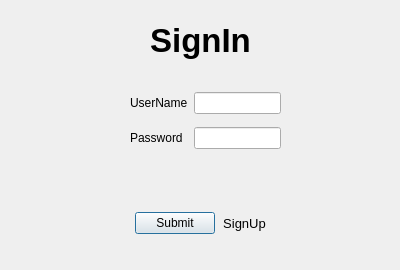
<?xml version="1.0" encoding="UTF-8"?>
<ui version="4.0">
 <class>LogIn</class>
 <widget class="QDialog" name="LogIn">
  <property name="geometry">
   <rect>
    <x>0</x>
    <y>0</y>
    <width>400</width>
    <height>270</height>
   </rect>
  </property>
  <property name="windowTitle">
   <string>Dialog</string>
  </property>
  <widget class="QLabel" name="label">
   <property name="geometry">
    <rect>
     <x>0</x>
     <y>10</y>
     <width>401</width>
     <height>61</height>
    </rect>
   </property>
   <property name="font">
    <font>
     <pointsize>25</pointsize>
     <bold>true</bold>
    </font>
   </property>
   <property name="text">
    <string>SignIn</string>
   </property>
   <property name="alignment">
    <set>Qt::AlignCenter</set>
   </property>
  </widget>
  <widget class="QWidget" name="horizontalLayoutWidget">
   <property name="geometry">
    <rect>
     <x>0</x>
     <y>180</y>
     <width>401</width>
     <height>87</height>
    </rect>
   </property>
   <layout class="QHBoxLayout" name="horizontalLayout">
    <property name="spacing">
     <number>8</number>
    </property>
    <property name="sizeConstraint">
     <enum>QLayout::SetDefaultConstraint</enum>
    </property>
    <item>
     <spacer name="horizontalSpacer">
      <property name="orientation">
       <enum>Qt::Horizontal</enum>
      </property>
      <property name="sizeHint" stdset="0">
       <size>
        <width>40</width>
        <height>20</height>
       </size>
      </property>
     </spacer>
    </item>
    <item>
     <widget class="QPushButton" name="submit">
      <property name="sizePolicy">
       <sizepolicy hsizetype="Fixed" vsizetype="Fixed">
        <horstretch>0</horstretch>
        <verstretch>0</verstretch>
       </sizepolicy>
      </property>
      <property name="text">
       <string>Submit</string>
      </property>
     </widget>
    </item>
    <item>
     <widget class="ClickableLabel" name="label_2">
      <property name="sizePolicy">
       <sizepolicy hsizetype="Fixed" vsizetype="Fixed">
        <horstretch>0</horstretch>
        <verstretch>0</verstretch>
       </sizepolicy>
      </property>
      <property name="font">
       <font>
        <pointsize>10</pointsize>
        <bold>false</bold>
       </font>
      </property>
      <property name="styleSheet">
       <string notr="true">QLabel:hover{
	color : blue;
	border-bottom-width: 1px;
border-bottom-style: solid;
border-radius: 0px;
font-weight : bold;
}</string>
      </property>
      <property name="text">
       <string>SignUp</string>
      </property>
      <property name="alignment">
       <set>Qt::AlignCenter</set>
      </property>
     </widget>
    </item>
    <item>
     <spacer name="horizontalSpacer_2">
      <property name="orientation">
       <enum>Qt::Horizontal</enum>
      </property>
      <property name="sizeHint" stdset="0">
       <size>
        <width>40</width>
        <height>20</height>
       </size>
      </property>
     </spacer>
    </item>
   </layout>
  </widget>
  <widget class="QWidget" name="gridLayoutWidget">
   <property name="geometry">
    <rect>
     <x>110</x>
     <y>80</y>
     <width>191</width>
     <height>81</height>
    </rect>
   </property>
   <layout class="QGridLayout" name="gridLayout_2">
    <property name="sizeConstraint">
     <enum>QLayout::SetDefaultConstraint</enum>
    </property>
    <property name="topMargin">
     <number>5</number>
    </property>
    <property name="bottomMargin">
     <number>5</number>
    </property>
    <item row="0" column="3">
     <spacer name="horizontalSpacer_4">
      <property name="orientation">
       <enum>Qt::Horizontal</enum>
      </property>
      <property name="sizeHint" stdset="0">
       <size>
        <width>40</width>
        <height>20</height>
       </size>
      </property>
     </spacer>
    </item>
    <item row="0" column="0">
     <spacer name="horizontalSpacer_3">
      <property name="orientation">
       <enum>Qt::Horizontal</enum>
      </property>
      <property name="sizeHint" stdset="0">
       <size>
        <width>40</width>
        <height>20</height>
       </size>
      </property>
     </spacer>
    </item>
    <item row="0" column="1">
     <widget class="QLabel" name="label_3">
      <property name="text">
       <string>UserName</string>
      </property>
     </widget>
    </item>
    <item row="1" column="1">
     <widget class="QLabel" name="label_5">
      <property name="text">
       <string>Password</string>
      </property>
     </widget>
    </item>
    <item row="0" column="2">
     <widget class="QLineEdit" name="userName"/>
    </item>
    <item row="1" column="2">
     <widget class="QLineEdit" name="password"/>
    </item>
   </layout>
  </widget>
 </widget>
 <customwidgets>
  <customwidget>
   <class>ClickableLabel</class>
   <extends>QLabel</extends>
   <header>clickablelabel.h</header>
  </customwidget>
 </customwidgets>
 <resources/>
 <connections/>
</ui>
